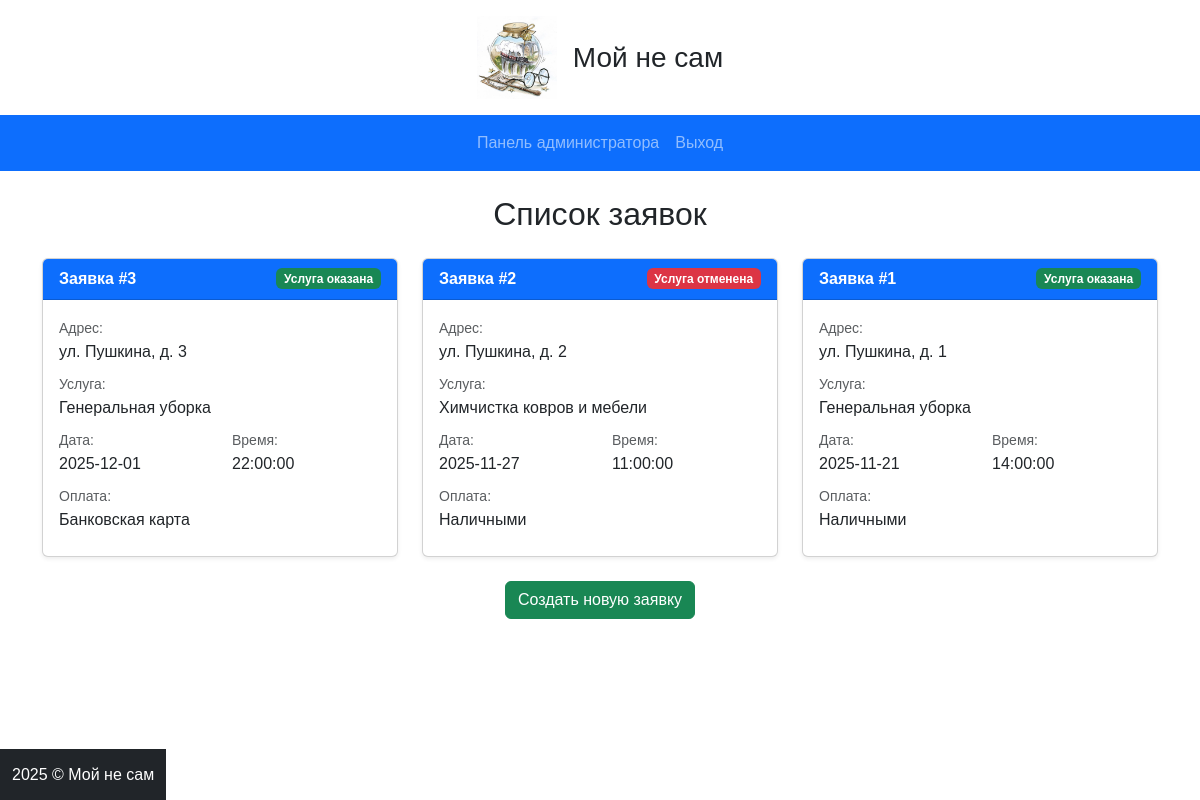
Screenshot of /Moy_Ne_Sam/zayavka.php (signed in) with the database file from the repository.
### tables this page shows
CREATE TABLE `service` (
  `id_service` int(1) NOT NULL,
  `address` text NOT NULL,
  `user_id` int(1) NOT NULL,
  `service_type_id` int(1) NOT NULL,
  `data` date NOT NULL,
  `time` time NOT NULL,
  `pay_type_id` int(1) NOT NULL,
  `status_id` int(1) NOT NULL,
  `reason_cancel` text DEFAULT NULL
);

CREATE TABLE `status` (
  `id_status` int(1) NOT NULL,
  `name_status` varchar(15) NOT NULL
);

CREATE TABLE `service_type` (
  `id_service_type` int(1) NOT NULL,
  `name_service` varchar(25) NOT NULL
);

CREATE TABLE `pay_type` (
  `id_pay_type` int(1) NOT NULL,
  `name_pay` varchar(16) NOT NULL
);

### Moy_Ne_Sam/zayavka.php (the view, shortened to what this page needs)
<?php
require_once "db/db.php";
$user_id = $_SESSION['user']['id_user'];
$query = "
    SELECT s.id_service, s.address, s.data, s.time, st.name_service, pt.name_pay, stat.name_status, stat.id_status
    FROM service s
    JOIN service_type st ON s.service_type_id = st.id_service_type
    JOIN pay_type pt ON s.pay_type_id = pt.id_pay_type
    JOIN status stat ON s.status_id = stat.id_status
    WHERE s.user_id = ?
    ORDER BY s.data DESC, s.time DESC
";
$stmt = mysqli_prepare($db, $query);
mysqli_stmt_bind_param($stmt, 'i', $user_id);
mysqli_stmt_execute($stmt);
$result = mysqli_stmt_get_result($stmt);
$zayavki = mysqli_fetch_all($result, MYSQLI_ASSOC);
?>
<?php if (empty($zayavki)): ?>
    <div class="alert alert-info">
        <p class="mb-3">У вас пока нет заявок.</p>
        <a href="create_zayavka.php" class="btn btn-primary">Создать первую заявку</a>
    </div>
<?php else: ?>
    <div class="row row-cols-1 row-cols-md-2 row-cols-lg-3 g-4 mb-4">
        <?php foreach ($zayavki as $z): ?>
            <?php
            $status_color = '';
            if ($z['id_status'] == 1) {
                $status_color = 'bg-secondary';
            } elseif ($z['id_status'] == 2) {
                $status_color = 'bg-success';
            } elseif ($z['id_status'] == 3) {
                $status_color = 'bg-danger';
            }
            ?>
            <div class="col">
                <div class="card h-100 shadow-sm">
                    <div class="card-header bg-primary text-white">
                        <div class="d-flex justify-content-between align-items-center">
                            <strong>Заявка #<?= htmlspecialchars($z['id_service']) ?></strong>
                            <span class="badge <?= $status_color ?>"><?= htmlspecialchars($z['name_status']) ?></span>
                        </div>
                    </div>
                    <div class="card-body">
                        <div class="mb-2">
                            <small class="text-muted">Адрес:</small>
                            <p class="mb-0"><?= htmlspecialchars($z['address']) ?></p>
                        </div>
                        <div class="mb-2">
                            <small class="text-muted">Услуга:</small>
                            <p class="mb-0"><?= htmlspecialchars($z['name_service']) ?></p>
                        </div>
                        <div class="row mb-2">
                            <div class="col-6">
                                <small class="text-muted">Дата:</small>
                                <p class="mb-0"><?= htmlspecialchars($z['data']) ?></p>
                            </div>
                            <div class="col-6">
                                <small class="text-muted">Время:</small>
                                <p class="mb-0"><?= htmlspecialchars($z['time']) ?></p>
                            </div>
                        </div>
                        <div class="mb-2">
                            <small class="text-muted">Оплата:</small>
                            <p class="mb-0"><?= htmlspecialchars($z['name_pay']) ?></p>
                        </div>
                    </div>
                </div>
            </div>
        <?php endforeach; ?>
    </div>
    <div class="text-center">
        <a href="create_zayavka.php" class="btn btn-success">Создать новую заявку</a>
    </div>
<?php endif; ?>
<?php
require_once "struktura.php";
?>

### Moy_Ne_Sam/css/style.css (style rules this page uses)
* { font-family: 'Gill Sans', 'Gill Sans MT', Calibri, 'Trebuchet MS', sans-serif; }

### rows the page displays
service: id_service "3", status.name_status "Услуга оказана", address "ул. Пушкина, д. 3", service_type.name_service "Генеральная уборка", data "2025-12-01", time "22:00:00", pay_type.name_pay "Банковская карта"
service: id_service "2", status.name_status "Услуга отменена", address "ул. Пушкина, д. 2", service_type.name_service "Химчистка ковров и мебели", data "2025-11-27", time "11:00:00", pay_type.name_pay "Наличными"
service: id_service "1", status.name_status "Услуга оказана", address "ул. Пушкина, д. 1", service_type.name_service "Генеральная уборка", data "2025-11-21", time "14:00:00", pay_type.name_pay "Наличными"

### other values shown
$link['text'] "Панель администратора"
$link['text'] "Выход"
$pageTitle "Список заявок"
